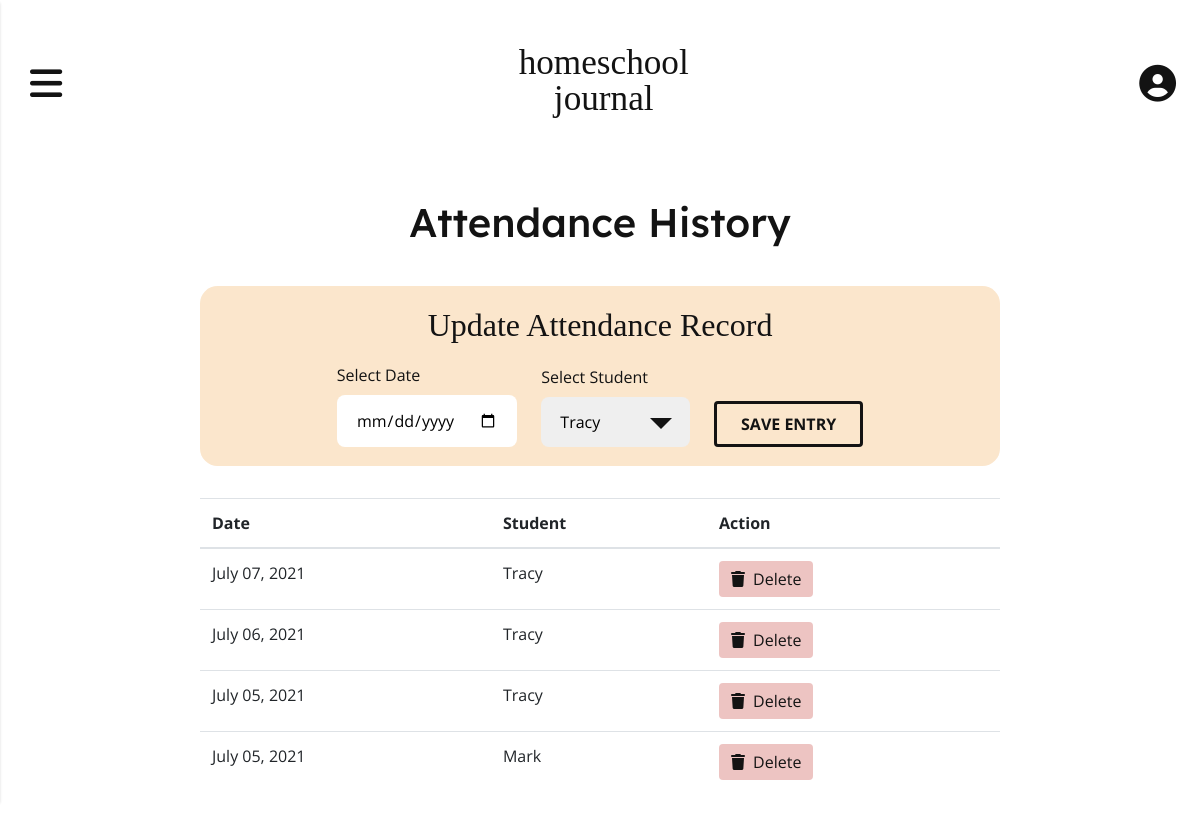
The app's page /attendance (signed in), older data.
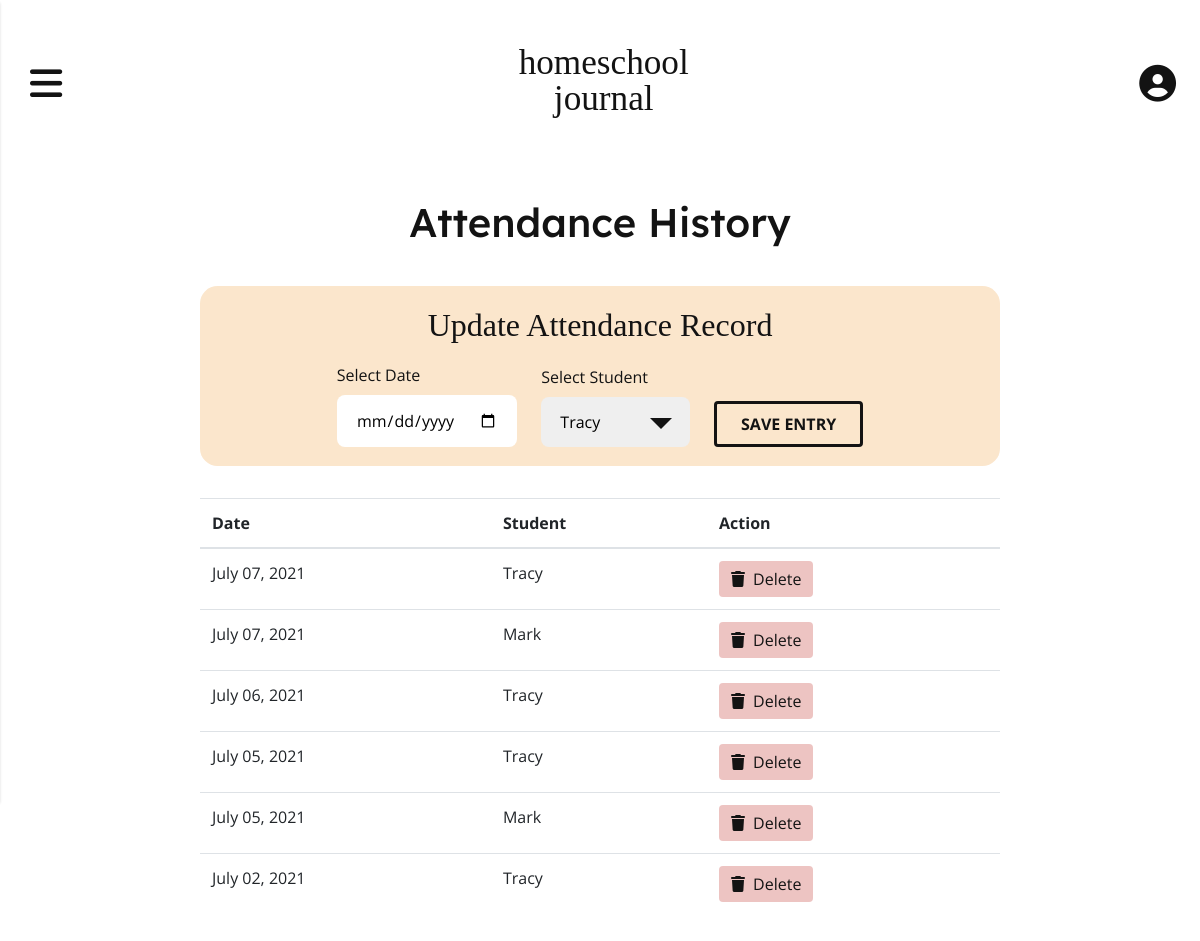
The same page, newer data.
### app/models.py (models this page shows, shortened)
class Attendance(db.Model):
    id = db.Column(db.Integer, primary_key=True)
    user_id = db.Column(db.Integer, db.ForeignKey('user.id'), index=True)
    attendance_date = db.Column(db.DateTime, nullable=False, index=True)
    student_id = db.Column(db.Integer, db.ForeignKey('student.id'))

class Student(db.Model):
    id = db.Column(db.Integer, primary_key=True)
    student_name = db.Column(db.String(64), index=True)
    user_id = db.Column(db.Integer, db.ForeignKey('user.id'))
    attendance = db.relationship('Attendance', backref='student', lazy='dynamic')
    activities = db.relationship('Activity', backref='student', lazy='dynamic')
    def __str__(self):
        return self.student_name

### app/routes.py (the view, shortened to what this page needs)
@app.route('/attendance', methods=('GET', 'POST'))
@login_required
def attend():
    attendance_records = current_user.attendance.order_by(Attendance.attendance_date.desc()).all()
    students = current_user.students
    form = AddAttendanceForm()
    form.student.choices = students
    return render_template('attend.html', attendance_records=attendance_records, form=form)

### app/forms.py
class AddAttendanceForm(FlaskForm):
    attendance_date = DateField('Select Date', format='%Y-%m-%d')
    student = SelectField(u'Select Student', choices=[])
    submit = SubmitField('Save Entry')

### app/__init__.py (called while the page is built)
@app.template_filter()
def datetime_format_filter(value, format='%B %d, %Y'):
    return value.strftime(format)

### app/models.py (called while the page is built)
@login.user_loader
def load_user(id):
    return User.query.get(int(id))

### app/templates/attend.html (shortened to what this page needs)
{% extends 'base.html' %}
{% block content %}
    <div class="attendance-history">
        <h1 class="attendance-history__title">Attendance History</h1>
        <div class="attendance-history__form-wrapper">
            <h2 class="attendance-history__form-title">Update Attendance Record</h2>
            <form method="POST" action="/attendance" class="attendance-history__form" role="form" novalidate>
                <div class="form-group attendance-history__field">
                    {{ form.attendance_date.label }}
                    {{ form.attendance_date(class_='attendance__field-input') }}
                </div>
                <div class="form-group attendance-history__field">
                    {{ form.student.label }}
                    <div class="attendance__student-input">
                        {{ form.student(class_='attendance__field-input attendance__field-input--student') }}
                    </div>
                </div>
                <p>{{ form.submit(class_='btn attendance__btn attendance__btn--history') }}</p>
            </form>
        </div>
        <table class="table table-hover">
            <thead>
                <tr>
                    <th>Date</th>
                    <th>Student</th>
                    <th>Action</th>
                </tr>
            </thead>
            <tbody>
                {% for record in attendance_records %}
                <tr>
                    <td>{{ record.attendance_date | datetime_format_filter }}</td>
                    <td>{{ record.student }}</td>
                    <td><a href="{{ url_for('delete_attendance', id=record.id) }}" class="btn btn-delete btn-xs" onclick="return confirm('Are you sure you want to delete?')"><i class="fas fa-trash controls-icon"></i>Delete</a></td>
                </tr>
                {% endfor %}
            </tbody>
        </table>
    </div>
{% endblock %}

Row changes from the older to the newer data that the page shows:
added Attendance: attendance_date "July 07, 2021", student "Mark"
added Attendance: attendance_date "July 02, 2021", student "Tracy"
